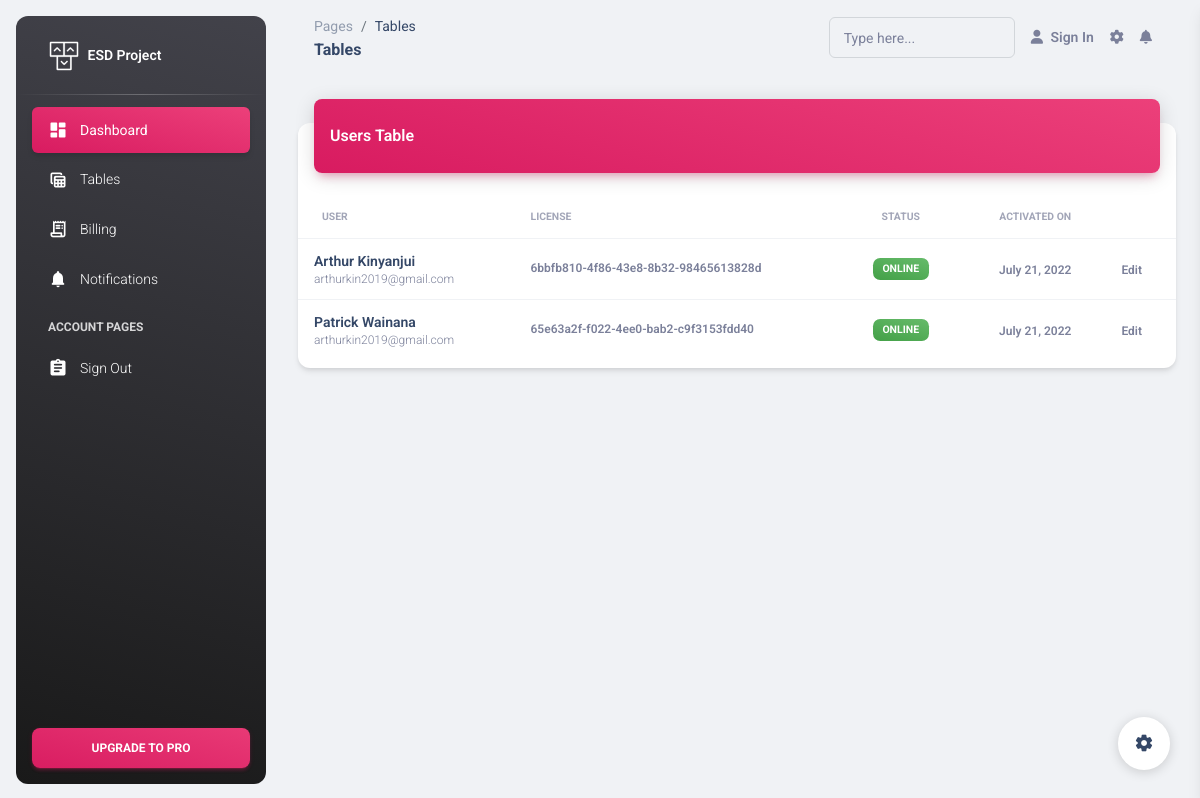
The app's page /project/tables/ with its own data.
### license_api/models.py (models this page shows, shortened)
class UserDetails(models.Model):
    PLANT_TYPES = (
        ('INDIVIDUAL', 'Individual'),
        ('GROUP', 'Group'),
        ('COMPANY', 'Company'),
    )
    fullName = models.CharField(max_length=100)
    companyName = models.CharField(max_length=100)
    contactPhone = models.CharField(max_length=10)
    email = models.CharField(max_length=100)
    licenseActivated = models.BooleanField(default=False)
    superUser = models.BooleanField(default=False)
    deviceId = models.CharField(max_length=100, null=True, blank=True)
    firstUse = models.BooleanField(default=True)
    userNumbers = models.PositiveIntegerField(
        default=1)
    license = models.ForeignKey(
        "LicenseKey", on_delete=models.CASCADE, null=True, blank=True)
    subUser = models.ForeignKey(
        "SubUser", on_delete=models.CASCADE, null=True, blank=True,
        related_name='users_sub')

class LicenseKey(models.Model):
    key = models.UUIDField(default=uuid4())
    dateActivated = models.DateField()
    activated = models.BooleanField(
        default=False
    )
    numberOfUsers = models.PositiveIntegerField(
        default=0
    )
    maxUsers = models.PositiveIntegerField(
        default=1
    )
    activatedTo = models.DateField(
        null=True,
        blank=True
    )

### license_api/views.py (the view)
# urls.py: path('tables/', table, name="table"),
def table(request):
    context = {}
    qs = UserDetails.objects.all().order_by("fullName")
    paginator = Paginator(qs, 10)
    page = request.GET.get('page', 1)
    context["datas"] = qs
    try:
        users = paginator.page(page)
    except PageNotAnInteger:
        users = paginator.page(1)
    except EmptyPage:
        users = paginator.page(paginator.num_pages)
    return render(request, 'tables.html', {'users': users})

### templates/tables.html (shortened to what this page needs)
{% load static %}
<!DOCTYPE html>
<html lang="en">
<head>
  <link href="{%static 'assets/css/nucleo-icons.css'%}" rel="stylesheet" />
  <link href="{%static 'assets/css/nucleo-svg.css'%}" rel="stylesheet" />
  <link id="pagestyle" href="{%static 'assets/css/material-dashboard.css'%}" rel="stylesheet" />
</head>
<body class="g-sidenav-show  bg-gray-200">
 <aside class="sidenav navbar navbar-vertical navbar-expand-xs border-0 border-radius-xl my-3 fixed-start ms-3   bg-gradient-dark" id="sidenav-main">
    <div class="sidenav-header">
      <a class="navbar-brand m-0" href=" https://demos.creative-tim.com/material-dashboard/pages/dashboard " target="_blank">
        <img src="{%static 'assets/img/logo-ct.png'%}" class="navbar-brand-img h-100" alt="main_logo">
        <span class="ms-1 font-weight-bold text-white">ESD Project</span>
      </a>
    </div>
    <hr class="horizontal light mt-0 mb-2">
     <div class="collapse navbar-collapse  w-auto " id="sidenav-collapse-main">
      <ul class="navbar-nav">
        <li class="nav-item">
          <a class="nav-link text-white active bg-gradient-primary" href="{% url 'dashboard' %}">
            <div class="text-white text-center me-2 d-flex align-items-center justify-content-center">
              <i class="material-icons opacity-10">dashboard</i>
            </div>
            <span class="nav-link-text ms-1">Dashboard</span>
          </a>
        </li>
        <li class="nav-item">
          <a class="nav-link text-white " href="{% url 'table' %}">
            <div class="text-white text-center me-2 d-flex align-items-center justify-content-center">
              <i class="material-icons opacity-10">table_view</i>
            </div>
            <span class="nav-link-text ms-1">Tables</span>
          </a>
        </li>
        <li class="nav-item">
          <a class="nav-link text-white " href="{% url 'billing' %}">
            <div class="text-white text-center me-2 d-flex align-items-center justify-content-center">
              <i class="material-icons opacity-10">receipt_long</i>
            </div>
            <span class="nav-link-text ms-1">Billing</span>
          </a>
        </li>
        <li class="nav-item">
          <a class="nav-link text-white " href="{% url 'notifications' %}">
            <div class="text-white text-center me-2 d-flex align-items-center justify-content-center">
              <i class="material-icons opacity-10">notifications</i>
            </div>
            <span class="nav-link-text ms-1">Notifications</span>
          </a>
        </li>
        <li class="nav-item mt-3">
          <h6 class="ps-4 ms-2 text-uppercase text-xs text-white font-weight-bolder opacity-8">Account pages</h6>
        </li>
        <li class="nav-item">
          <a class="nav-link text-white " href="{% url 'logout' %}">
            <div class="text-white text-center me-2 d-flex align-items-center justify-content-center">
              <i class="material-icons opacity-10">assignment</i>
            </div>
            <span class="nav-link-text ms-1">Sign Out</span>
          </a>
        </li>
      </ul>
    </div>
    <div class="sidenav-footer position-absolute w-100 bottom-0 ">
      <div class="mx-3">
        <a class="btn bg-gradient-primary mt-4 w-100" href="https://www.creative-tim.com/product/material-dashboard-pro?ref=sidebarfree" type="button">Upgrade to pro</a>
      </div>
    </div>
  </aside>
  <main class="main-content position-relative max-height-vh-100 h-100 border-radius-lg ">
    <nav class="navbar navbar-main navbar-expand-lg px-0 mx-4 shadow-none border-radius-xl" id="navbarBlur" data-scroll="true">
      <div class="container-fluid py-1 px-3">
        <nav aria-label="breadcrumb">
          <ol class="breadcrumb bg-transparent mb-0 pb-0 pt-1 px-0 me-sm-6 me-5">
            <li class="breadcrumb-item text-sm"><a class="opacity-5 text-dark" href="javascript:;">Pages</a></li>
            <li class="breadcrumb-item text-sm text-dark active" aria-current="page">Tables</li>
          </ol>
          <h6 class="font-weight-bolder mb-0">Tables</h6>
        </nav>
        <div class="collapse navbar-collapse mt-sm-0 mt-2 me-md-0 me-sm-4" id="navbar">
          <div class="ms-md-auto pe-md-3 d-flex align-items-center">
            <div class="input-group input-group-outline">
              <label class="form-label">Type here...</label>
              <input type="text" class="form-control">
            </div>
          </div>
          <ul class="navbar-nav  justify-content-end">
            <li class="nav-item d-flex align-items-center">
              <a href="../pages/sign-in.html" class="nav-link text-body font-weight-bold px-0">
                <i class="fa fa-user me-sm-1"></i>
                <span class="d-sm-inline d-none">Sign In</span>
              </a>
            </li>
            <li class="nav-item px-3 d-flex align-items-center">
              <a href="javascript:;" class="nav-link text-body p-0">
                <i class="fa fa-cog fixed-plugin-button-nav cursor-pointer"></i>
              </a>
            </li>
            <li class="nav-item dropdown pe-2 d-flex align-items-center">
              <a href="javascript:;" class="nav-link text-body p-0" id="dropdownMenuButton" data-bs-toggle="dropdown" aria-expanded="false">
                <i class="fa fa-bell cursor-pointer"></i>
              </a>
            </li>
          </ul>
        </div>
      </div>
    </nav>
    <div class="container-fluid py-4">
      <div class="row">
        <div class="col-12">
          <div class="card my-4">
            <div class="card-header p-0 position-relative mt-n4 mx-3 z-index-2">
              <div class="bg-gradient-primary shadow-primary border-radius-lg pt-4 pb-3">
                <h6 class="text-white text-capitalize ps-3">Users table</h6>
              </div>
            </div>
            <div class="card-body px-0 pb-2">
              <div class="table-responsive p-0">
                <table class="table align-items-center mb-0">
                  <thead>
                    <tr>
                      <th class="text-uppercase text-secondary text-xxs font-weight-bolder opacity-7">User</th>
                      <th class="text-uppercase text-secondary text-xxs font-weight-bolder opacity-7 ps-2">License</th>
                      <th class="text-center text-uppercase text-secondary text-xxs font-weight-bolder opacity-7">Status</th>
                      <th class="text-center text-uppercase text-secondary text-xxs font-weight-bolder opacity-7">Activated On</th>
                      <th class="text-secondary opacity-7"></th>
                    </tr>
                  </thead>
                  <tbody>
                    {% for data in users %}
                    <tr>
                      <td>
                        <div class="d-flex px-2 py-1">
                          <div class="d-flex flex-column justify-content-center">
                            <h6 class="mb-0 text-sm">{{data.fullName}}</h6>
                            <p class="text-xs text-secondary mb-0">{{data.email}}</p>
                          </div>
                        </div>
                        </td>
                        <td>
                          <p class="text-xs font-weight-bold mb-0">{{data.license.key}}</p>
                        </td>
                        <td class="align-middle text-center text-sm">
                          {% if data.licenseActivated == True %}
                          <span class="badge badge-sm bg-gradient-success">Online</span>
                    {%else %}
                    <span class="badge badge-sm bg-gradient-secondary">Offline</span>
                    {% endif %}
                        </td >
                        <td class="align-middle text-center">
                           <span class="text-secondary text-xs font-weight-bold">{{data.license.dateActivated}}</span>
                        </td>
                        <td class="align-middle">
                        <a href="{% url 'profile' data.pk %}" class="text-secondary font-weight-bold text-xs" data-toggle="tooltip" data-original-title="Edit user">
                          Edit
                        </a>
                      </td>
                    </tr>
                    {% endfor %}
                  </tbody>
                </table>
              </div>
            </div>
          </div>
        </div>
      </div>
    </div>
  </main>
  <div class="fixed-plugin">
    <a class="fixed-plugin-button text-dark position-fixed px-3 py-2">
      <i class="material-icons py-2">settings</i>
    </a>
  </div>
</body>
</html>

### records on screen
UserDetails: fullName "Arthur Kinyanjui", email "arthurkin2019@gmail.com", license.key "6bbfb810-4f86-43e8-8b32-98465613828d", licenseActivated "ONLINE", license.dateActivated "July 21, 2022"
UserDetails: fullName "Patrick Wainana", email "arthurkin2019@gmail.com", license.key "65e63a2f-f022-4ee0-bab2-c9f3153fdd40", licenseActivated "ONLINE", license.dateActivated "July 21, 2022"
